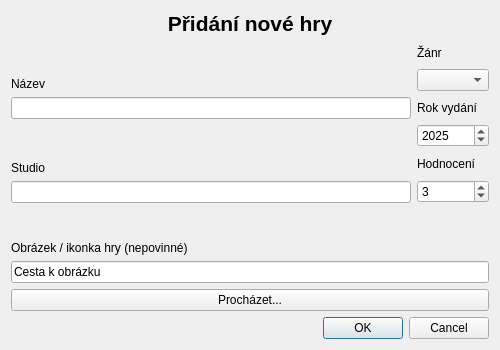
<?xml version="1.0" encoding="UTF-8"?>
<ui version="4.0">
 <class>AddGameDialog</class>
 <widget class="QDialog" name="AddGameDialog">
  <property name="geometry">
   <rect>
    <x>0</x>
    <y>0</y>
    <width>500</width>
    <height>350</height>
   </rect>
  </property>
  <property name="sizePolicy">
   <sizepolicy hsizetype="Expanding" vsizetype="Expanding">
    <horstretch>0</horstretch>
    <verstretch>0</verstretch>
   </sizepolicy>
  </property>
  <property name="windowTitle">
   <string>Přidání nové hry</string>
  </property>
  <property name="layoutDirection">
   <enum>Qt::LayoutDirection::LeftToRight</enum>
  </property>
  <layout class="QGridLayout" name="gridLayout">
   <item row="0" column="0">
    <layout class="QHBoxLayout" name="horizontalLayout">
     <item>
      <layout class="QVBoxLayout" name="verticalLayout_3">
       <item>
        <widget class="QLabel" name="label_7">
         <property name="font">
          <font>
           <pointsize>16</pointsize>
           <bold>true</bold>
          </font>
         </property>
         <property name="frameShape">
          <enum>QFrame::Shape::NoFrame</enum>
         </property>
         <property name="frameShadow">
          <enum>QFrame::Shadow::Plain</enum>
         </property>
         <property name="lineWidth">
          <number>2</number>
         </property>
         <property name="midLineWidth">
          <number>0</number>
         </property>
         <property name="text">
          <string>Přidání nové hry</string>
         </property>
         <property name="textFormat">
          <enum>Qt::TextFormat::AutoText</enum>
         </property>
         <property name="alignment">
          <set>Qt::AlignmentFlag::AlignCenter</set>
         </property>
         <property name="margin">
          <number>3</number>
         </property>
         <property name="indent">
          <number>0</number>
         </property>
        </widget>
       </item>
       <item>
        <layout class="QHBoxLayout" name="horizontalLayout_2">
         <item>
          <layout class="QVBoxLayout" name="verticalLayout">
           <item>
            <spacer name="verticalSpacer_2">
             <property name="orientation">
              <enum>Qt::Orientation::Vertical</enum>
             </property>
             <property name="sizeHint" stdset="0">
              <size>
               <width>20</width>
               <height>40</height>
              </size>
             </property>
            </spacer>
           </item>
           <item>
            <widget class="QLabel" name="label">
             <property name="text">
              <string>Název</string>
             </property>
            </widget>
           </item>
           <item>
            <widget class="QLineEdit" name="nameLineEdit"/>
           </item>
           <item>
            <spacer name="verticalSpacer_3">
             <property name="orientation">
              <enum>Qt::Orientation::Vertical</enum>
             </property>
             <property name="sizeHint" stdset="0">
              <size>
               <width>20</width>
               <height>40</height>
              </size>
             </property>
            </spacer>
           </item>
           <item>
            <widget class="QLabel" name="label_2">
             <property name="text">
              <string>Studio</string>
             </property>
            </widget>
           </item>
           <item>
            <widget class="QLineEdit" name="studioLineEdit"/>
           </item>
          </layout>
         </item>
         <item>
          <layout class="QVBoxLayout" name="verticalLayout_2">
           <item>
            <widget class="QLabel" name="label_3">
             <property name="text">
              <string>Žánr</string>
             </property>
            </widget>
           </item>
           <item>
            <widget class="QComboBox" name="genreComboBox"/>
           </item>
           <item>
            <widget class="QLabel" name="label_4">
             <property name="text">
              <string>Rok vydání</string>
             </property>
            </widget>
           </item>
           <item>
            <widget class="QSpinBox" name="yearSpinBox">
             <property name="minimum">
              <number>1900</number>
             </property>
             <property name="maximum">
              <number>2030</number>
             </property>
             <property name="value">
              <number>2025</number>
             </property>
            </widget>
           </item>
           <item>
            <widget class="QLabel" name="label_6">
             <property name="text">
              <string>Hodnocení</string>
             </property>
            </widget>
           </item>
           <item>
            <widget class="QSpinBox" name="ratingSpinBox">
             <property name="maximum">
              <number>5</number>
             </property>
             <property name="value">
              <number>3</number>
             </property>
            </widget>
           </item>
          </layout>
         </item>
        </layout>
       </item>
       <item>
        <spacer name="verticalSpacer">
         <property name="orientation">
          <enum>Qt::Orientation::Vertical</enum>
         </property>
         <property name="sizeHint" stdset="0">
          <size>
           <width>20</width>
           <height>40</height>
          </size>
         </property>
        </spacer>
       </item>
       <item>
        <widget class="QLabel" name="label_5">
         <property name="text">
          <string>Obrázek / ikonka hry (nepovinné)</string>
         </property>
        </widget>
       </item>
       <item>
        <widget class="QLineEdit" name="imageLineEdit">
         <property name="text">
          <string>Cesta k obrázku</string>
         </property>
         <property name="echoMode">
          <enum>QLineEdit::EchoMode::Normal</enum>
         </property>
         <property name="readOnly">
          <bool>true</bool>
         </property>
        </widget>
       </item>
       <item>
        <widget class="QPushButton" name="browseButton">
         <property name="text">
          <string>Procházet...</string>
         </property>
        </widget>
       </item>
       <item>
        <widget class="QDialogButtonBox" name="buttonBox">
         <property name="standardButtons">
          <set>QDialogButtonBox::StandardButton::Cancel|QDialogButtonBox::StandardButton::Ok</set>
         </property>
        </widget>
       </item>
      </layout>
     </item>
    </layout>
   </item>
  </layout>
 </widget>
 <resources/>
 <connections/>
</ui>
